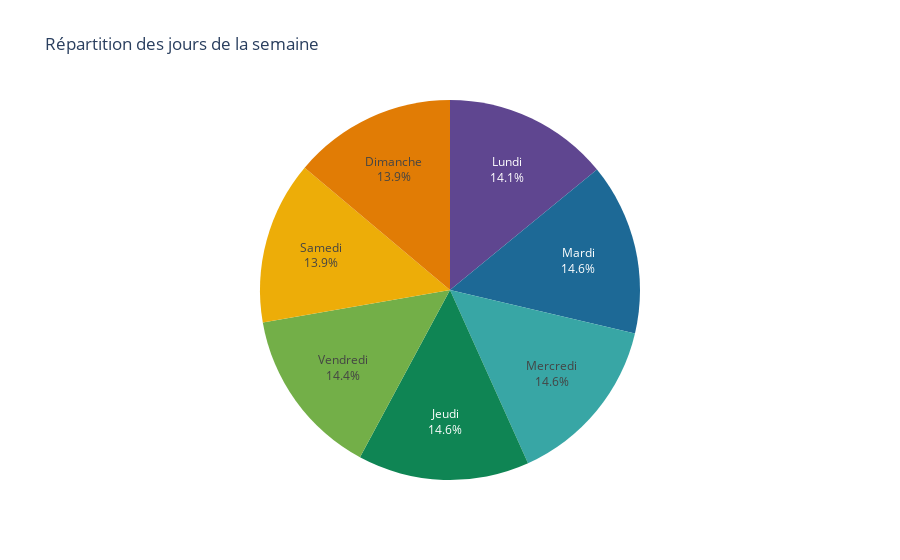

Notebook code cell kept with this figure:
### Markdown cell above
### <b>4.1. Jours de la semaine</b>

### Code cell
day_labels = {
    0: 'Lundi', 
    1: 'Mardi', 
    2: 'Mercredi', 
    3: 'Jeudi', 
    4: 'Vendredi', 
    5: 'Samedi', 
    6: 'Dimanche'
}

# Comptage des occurrences de chaque jour
weekday_counts = data['Date'].dt.weekday.map(day_labels).value_counts().reset_index()
weekday_counts.columns = ['weekday', 'count']

# Graphique en camembert de l'effectif des jours dans le jeu de données
fig = px.pie(
    weekday_counts,
    names='weekday',
    values='count',
    title='Répartition des jours de la semaine',
    category_orders={'weekday': list(day_labels.values())},
    color='weekday'
)

# Mise en page
fig.update_layout(
    showlegend=False
)

# Ajustement des traces
fig.update_traces(
    textinfo='label+percent'
)

# Affichage
fig.show()

### Figure 1 — Plotly figure (JSON) as saved in the notebook; plotly's stock layout.template omitted (floating-point values rounded to 4 significant figures)
{"data": [{"customdata": [["Lundi"], ["Mardi"], ["Mercredi"], ["Jeudi"], ["Vendredi"], ["Samedi"], ["Dimanche"]], "direction": "clockwise", "domain": {"x": [0, 1], "y": [0, 1]}, "hovertemplate": "weekday=%{customdata[0]}<br>count=%{value}<extra></extra>", "labels": ["Lundi", "Mardi", "Mercredi", "Jeudi", "Vendredi", "Samedi", "Dimanche"], "legendgroup": "", "marker": {"colors": ["rgb(95, 70, 144)", "rgb(29, 105, 150)", "rgb(56, 166, 165)", "rgb(15, 133, 84)", "rgb(115, 175, 72)", "rgb(237, 173, 8)", "rgb(225, 124, 5)"]}, "name": "", "showlegend": true, "sort": false, "textinfo": "label+percent", "type": "pie", "values": [2778, 2880, 2880, 2880, 2845, 2736, 2736]}], "layout": {"legend": {"tracegroupgap": 0}, "showlegend": false, "title": {"text": "Répartition des jours de la semaine"}}}
